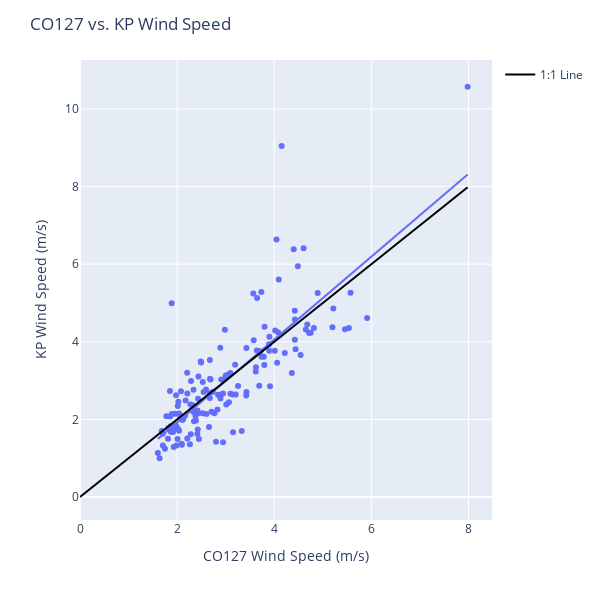

Notebook code for this chart:
### Code cell
fig = px.scatter(winter_2023_merged, x='value', y='spd_10m_c', trendline='ols')
# plot a 1:1 line
fig.add_trace(go.Scatter(
    x=[0, winter_2023_merged['value'].max()],
    y=[0, winter_2023_merged['value'].max()],
    mode='lines',
    name='1:1 Line',
    line=dict(
        color='black',
        width=2
    )
))
fig.update_layout(
    title='CO127 vs. KP Wind Speed',
    xaxis_title='CO127 Wind Speed (m/s)',
    yaxis_title='KP Wind Speed (m/s)',
    height=600,
    width=600
)

### Figure 1 — Plotly figure (JSON) as saved in the notebook; plotly's stock layout.template omitted (floating-point values rounded to 4 significant figures; data arrays with more than 128 entries replaced by an {"elided": "..."} marker saying what was removed)
{"data": [{"hovertemplate": "value=%{x}<br>spd_10m_c=%{y}<extra></extra>", "legendgroup": "", "marker": {"color": "#636efa", "symbol": "circle"}, "mode": "markers", "name": "", "orientation": "v", "showlegend": false, "type": "scatter", "x": {"elided": "150 float values"}, "xaxis": "x", "y": {"elided": "150 float values"}, "yaxis": "y"}, {"hovertemplate": "<b>OLS trendline</b><br>spd_10m_c = 1.06759 * value + -0.213924<br>R<sup>2</sup>=0.644814<br><br>value=%{x}<br>spd_10m_c=%{y} <b>(trend)</b><extra></extra>", "legendgroup": "", "marker": {"color": "#636efa", "symbol": "circle"}, "mode": "lines", "name": "", "showlegend": false, "type": "scatter", "x": {"elided": "150 float values"}, "xaxis": "x", "y": {"elided": "150 float values"}, "yaxis": "y"}, {"line": {"color": "black", "width": 2}, "mode": "lines", "name": "1:1 Line", "type": "scatter", "x": [0, 7.983], "y": [0, 7.983]}], "layout": {"height": 600, "legend": {"tracegroupgap": 0}, "margin": {"t": 60}, "title": {"text": "CO127 vs. KP Wind Speed"}, "width": 600, "xaxis": {"anchor": "y", "domain": [0, 1], "title": {"text": "CO127 Wind Speed (m/s)"}}, "yaxis": {"anchor": "x", "domain": [0, 1], "title": {"text": "KP Wind Speed (m/s)"}}}}
